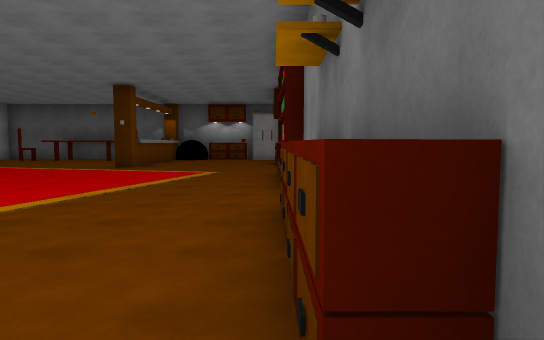
View 1 (above)

24 first-person views from a walk through a Unity game level. The camera is 1.5 m above the floor, tilts 4° down and sees 70° across. The floor is counted in squares, 2 m on a side. Each view is taken from the middle of a square. On the plan, view 1 faces up. The plan holds only what a view shows up to about 12 squares ahead; the rest is blank. The player is left out. Some animated figures are left out. Door leaves are left out, so doorways stand open. Surface patterns are stand-ins for the level's own textures.

View 2
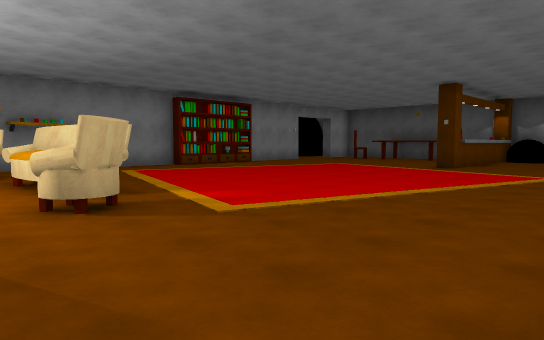

View 3
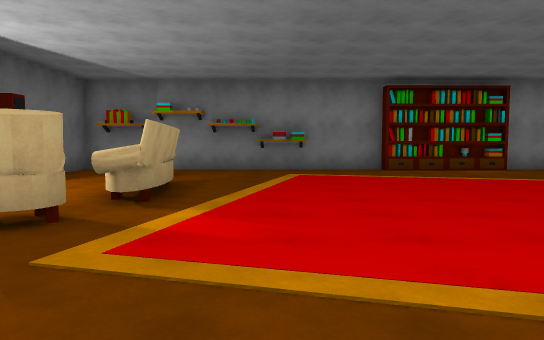

View 4
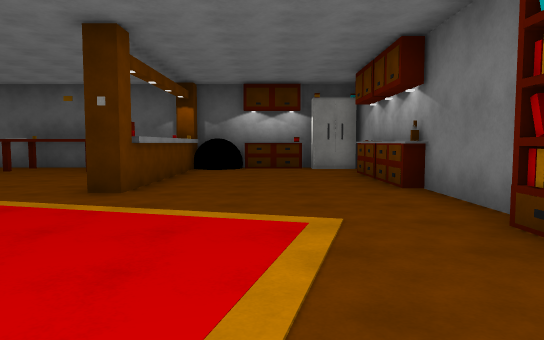

View 5
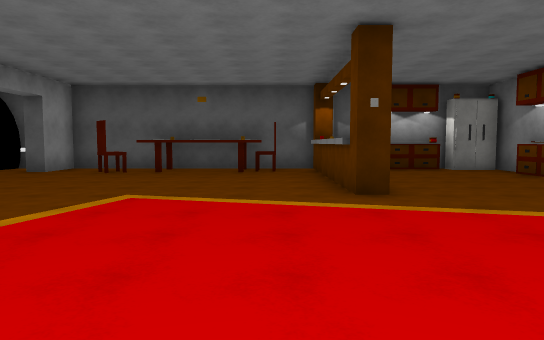

View 6
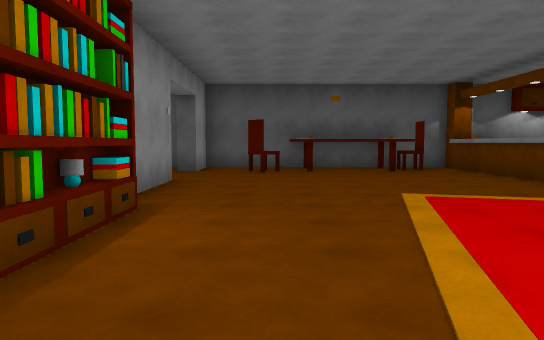

View 7
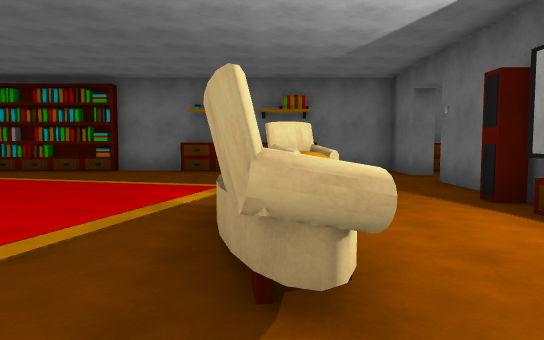

View 8
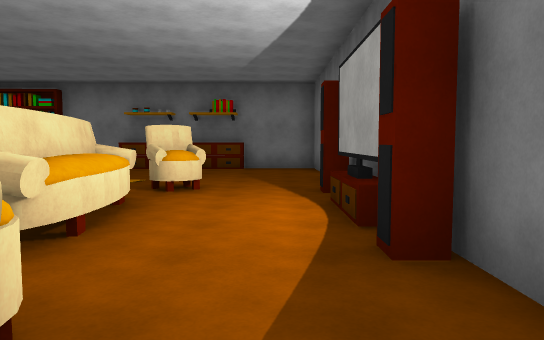

View 9
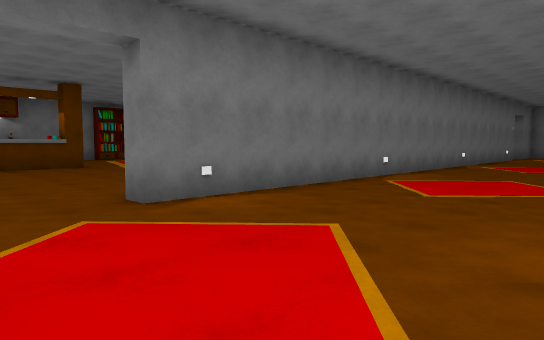

View 10
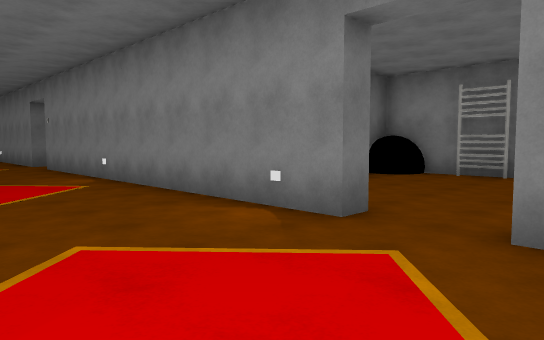

View 11
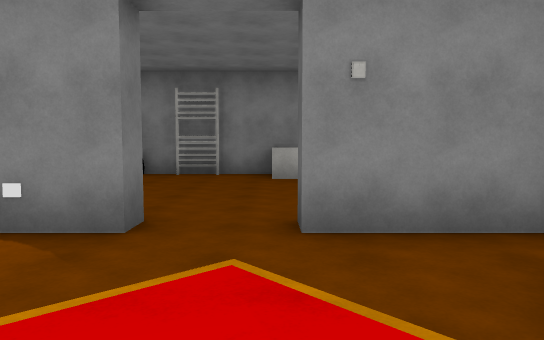

View 12
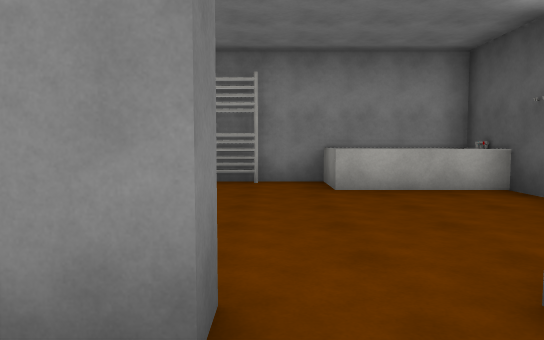

View 13
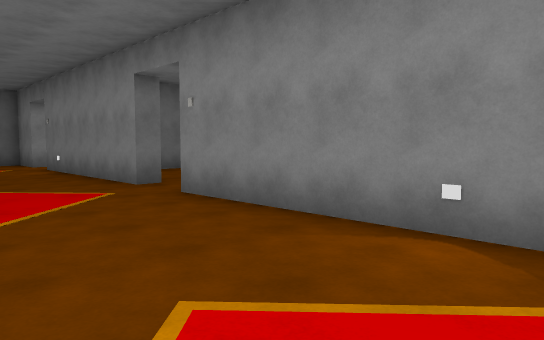

View 14
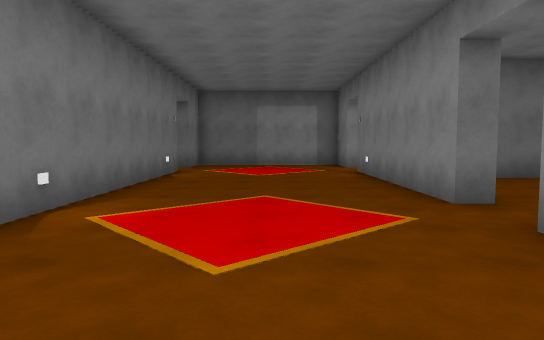

View 15
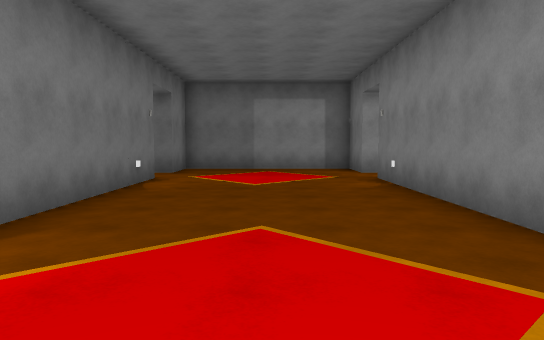

View 16
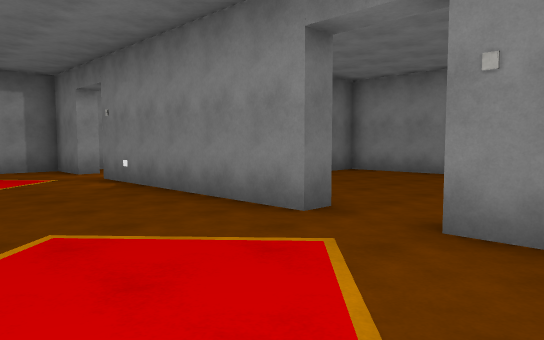

View 17
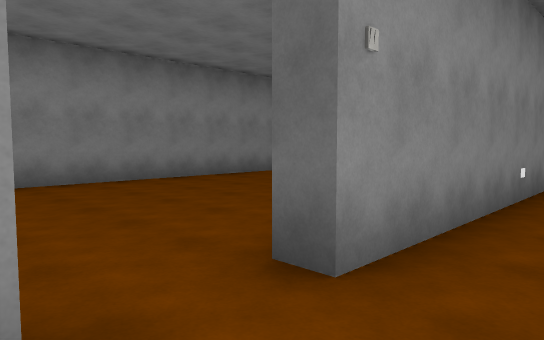

View 18
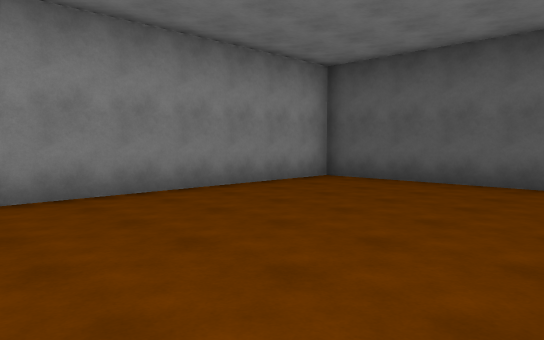

View 19
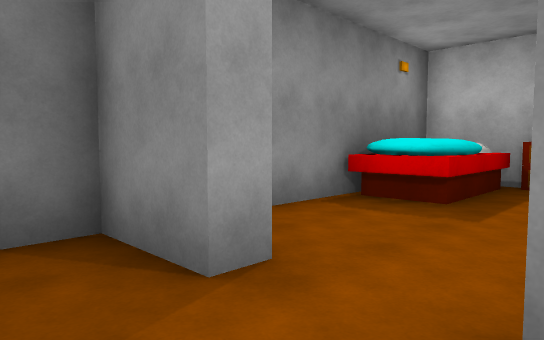

View 20
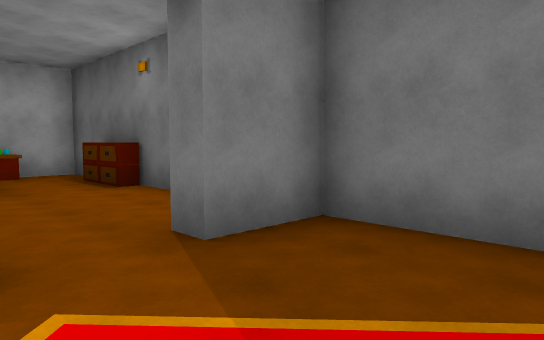

View 21
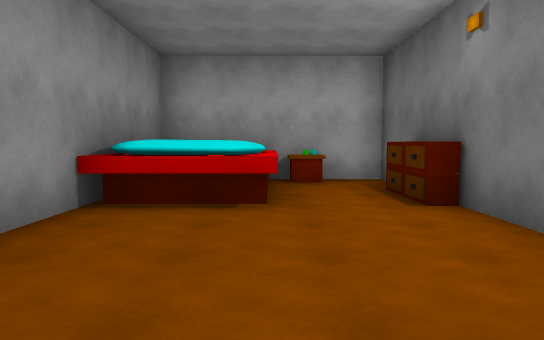

View 22
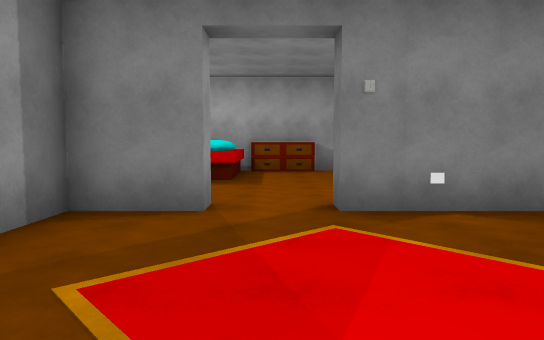

View 23
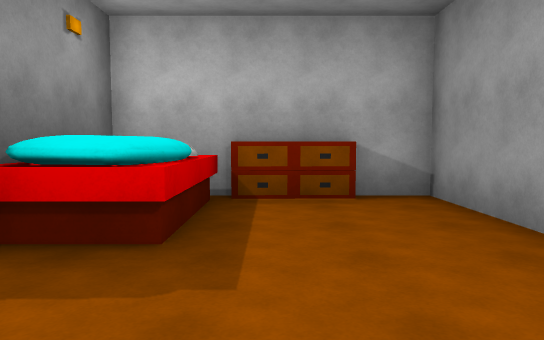

View 24
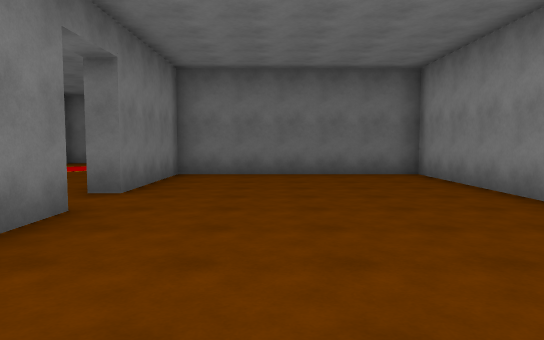

### Floor plan
Points are (right, up) in squares from view 1. A wall is a line through its corners. A room is listed if a view was taken in it or the views show most of it. See-through windows are left out.
Room 1 (views 1, 2, 3, 4, 5, 6, 7, 8, 9, 10, 11, 12, 13, 14, 15, 16, 17, 19, 20, 21, 22)
walls: (-12, 7.1) (-12, -1.3) (-10.8, -1.3); (-11.5, 10.4) (-11.5, 7.1); (-7.6, 2.3) (-6.4, 2.5); (-7.2, 2.4) (-6.3, 2.5); (-6.5, 2.2) (-7.6, 2.1); (-6.9, 1.9) (-7.5, 1.8); (-7.8, -0.8) (-5.6, -0.8); (-7.6, -0.9) (-5.5, -0.9); (-8.6, -1.2) (-8.6, -0.8) (-8.1, -0.8); (-9.2, -1.3) (-8.2, -1.3); (-6.5, -1.3) (-2.5, -1.3); (-5.2, -0.8) (-4.8, -0.8); (-6.2, 16) (-9.5, 16); (0.5, 10) (0.5, 12.6); (-17.8, 2.3) (-17.3, 2.3) (-17.3, -3.2); (0.1, 2.7) (0.1, 4.5); (-4.2, 16.4) (-4.2, 11.8) (-4.7, 11.8) (-4.7, 15.6); (-17.3, 13.8) (-17.3, 3.8); (-12.5, -3.2) (-12.5, 13.8) (-12, 13.8) (-12, 10.6); (-8.1, 17.8) (-12, 17.8) (-12, 16.2) (-12.5, 16.2); (0.5, 13) (0.5, 15.1); (0.6, 0.8) (0.1, 0.8) (0.1, 2.5); (-12.8, 17.8) (-13.6, 17.8); (0.1, 14.1) (0.1, 15.9); (-1, -1.9) (-1, -1.3) (0.5, -1.3) (0.5, 6.2); (0.5, 15.2) (0.5, 17.6); (-1.5, 17.8) (-3.4, 17.8); (-17.3, 17.4) (-17.3, 15.3); (-17.3, -4.7) (-17.3, -6.3) (-12.5, -6.3) (-12.5, -4.7)
low walls: (-6.6, 1.7) (-7.5, 1.5)
ways out: opening at (-17, 15) to room 2; open door at (-17, 3) to room 2; open door at (-16.7, 13.3) to room 2; open door at (-16.7, -4.3) to room 3; opening at (-12, -4) to room 4; opening at (-6, 16) to room 5; opening at (-1.5, -2); open door at (-13, -5.5)
objects: other object (-10, 1); chair (-10, 16); other object (-8, 2); other object (-6, 2) to (-5, 2); other object (-5, 1) to (-4, 2); other object (-4, 13); other object (-2, 17); bookshelf (0, 7) to (0, 9); other object (0, 13); fridge (0, 17)
Room 2 (views 18, 24)
walls: (-22.4, 10.3) (-23.5, 10.3) (-23.5, -1.3) (-17.8, -1.3) (-17.8, 2.3); (-19.4, 10.3) (-20.5, 10.3); (-17.3, 3.8) (-17.8, 3.8) (-17.8, 4.9); (-17.9, 13.8) (-17.3, 13.8); (-17.3, 15.3) (-17.8, 15.3); (-21.2, 17.8) (-23.5, 17.8) (-23.5, 11.5); (-22.1, 17.9) (-22.1, 15) (-23.5, 15)
ways out: opening at (-17, 15) to room 1; open door at (-17, 3) to room 1; open door at (-16.7, 13.3) to room 1
objects: radiator (-23, 13)
Room 3 (view 23)
walls: (-20.5, -6.3) (-18.2, -6.3); (-23.2, -2.9) (-23.1, -4.6); (-17.9, -4.7) (-17.3, -4.7); (-21.1, -1.7) (-23.5, -1.7) (-23.5, -6.1); (-17.3, -3.2) (-17.8, -3.2)
ways out: open door at (-16.7, -4.3) to room 1
objects: bed (-23, -6) to (-21, -5)
Room 4 (no view inside)
walls: (-9.9, -6.3) (-6.5, -6.3); (-8.6, -4.1) (-8.6, -1.8); (-8.6, -6.2) (-8.6, -5.8) (-6.8, -5.8); (-12.5, -4.7) (-12, -4.7); (-7.5, -1.7) (-9.9, -1.7)
low walls: (-8.3, -4) (-8.3, -1.9)
ways out: opening at (-12, -4) to room 1; opening at (-7.5, -5)
Room 5 (no view inside)
walls: (-4.7, 15.6) (-4.7, 17.8) (-8.1, 17.8)
ways out: opening at (-6, 16) to room 1
objects: chair (-6, 17)

Where each view was taken, in squares from view 1:
view 1: 0 up, 0 right, facing up
view 2: 0 up, 0 right, facing up-left
view 3: 4 up, 1 left, facing left
view 4: 6 up, 2 left, facing up
view 5: 6 up, 6 left, facing up
view 6: 6 up, 10 left, facing up
view 7: 2 up, 10 left, facing right
view 8: 0 up, 11 left, facing right
view 9: 16 up, 17 left, facing down-right
view 10: 16 up, 14 left, facing down-left
view 11: 15 up, 14 left, facing left
view 12: 14 up, 16 left, facing left
view 13: 9 up, 14 left, facing down-left
view 14: 7 up, 15 left, facing down
view 15: 5 up, 15 left, facing down
view 16: 5 up, 14 left, facing down-left
view 17: 2 up, 16 left, facing up-left
view 18: 3 up, 18 left, facing up-left
view 19: 3 down, 16 left, facing down-left
view 20: 3 down, 15 left, facing down-right
view 21: 4 down, 13 left, facing right
view 22: 4 down, 13 left, facing left
view 23: 4 down, 18 left, facing left
view 24: 8 up, 20 left, facing down
